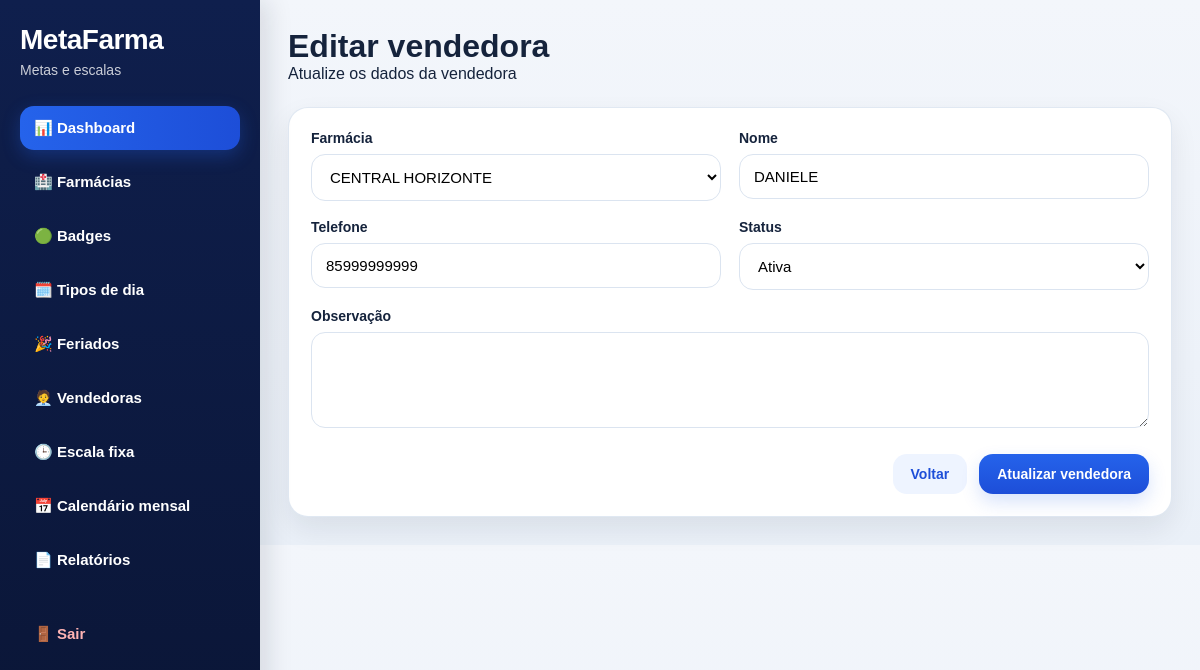
Page /vendedoras/editar/3 (signed in) on the committed database.
### app/models.py (models this page shows, shortened)
class Vendedora(db.Model):
    __tablename__ = "vendedoras"
    id = db.Column(db.Integer, primary_key=True)
    farmacia_id = db.Column(db.Integer, db.ForeignKey("farmacias.id"), nullable=False, index=True)
    nome = db.Column(db.String(120), nullable=False)
    telefone = db.Column(db.String(30), nullable=True)
    status = db.Column(db.String(20), default="ativa")
    observacao = db.Column(db.String(255), nullable=True)
    criado_em = db.Column(db.DateTime, default=agora_brasil)
    escalas = db.relationship("EscalaVendedora", backref="vendedora", lazy=True, cascade="all, delete-orphan")
    calendarios = db.relationship("CalendarioVendedora", backref="vendedora", lazy=True, cascade="all, delete-orphan")

class Farmacia(db.Model):
    __tablename__ = "farmacias"
    id = db.Column(db.Integer, primary_key=True)
    nome = db.Column(db.String(150), nullable=False)
    responsavel = db.Column(db.String(150), nullable=True)
    cidade = db.Column(db.String(100), nullable=True)
    telefone = db.Column(db.String(30), nullable=True)
    status = db.Column(db.String(20), default="ativa")
    observacao = db.Column(db.String(255), nullable=True)
    criado_em = db.Column(db.DateTime, default=agora_brasil)
    metas = db.relationship("Meta", backref="farmacia", lazy=True, cascade="all, delete-orphan")
    equipes = db.relationship("Equipe", backref="farmacia", lazy=True, cascade="all, delete-orphan")
    vendedoras = db.relationship("Vendedora", backref="farmacia", lazy=True, cascade="all, delete-orphan")
    configuracoes_dia = db.relationship("ConfiguracaoDia", backref="farmacia", lazy=True, cascade="all, delete-orphan")
    escalas_vendedoras = db.relationship("EscalaVendedora", backref="farmacia", lazy=True, cascade="all, delete-orphan")
    calendarios_vendedoras = db.relationship("CalendarioVendedora", backref="farmacia", lazy=True, cascade="all, delete-orphan")
    feriados = db.relationship("Feriado", backref="farmacia", lazy=True, cascade="all, delete-orphan")

### app/routes/vendedoras.py (the view, shortened to what this page needs)
@vendedoras_bp.route("/editar/<int:vendedora_id>", methods=["GET", "POST"])
@login_required
def editar(vendedora_id):
    vendedora = Vendedora.query.get_or_404(vendedora_id)
    farmacias = Farmacia.query.filter_by(status="ativa").order_by(Farmacia.nome.asc()).all()
    return render_template("vendedoras/editar.html", vendedora=vendedora, farmacias=farmacias)

### app/templates/vendedoras/editar.html (shortened to what this page needs)
{% extends "base.html" %}
{% block content %}
<div class="page-header">
    <div>
        <h1>Editar vendedora</h1>
        <p>Atualize os dados da vendedora</p>
    </div>
</div>
<div class="card form-card">
    <form method="POST" class="form-grid">
        <div class="form-group">
            <label>Farmácia</label>
            <select name="farmacia_id" required>
                {% for farmacia in farmacias %}
                    <option value="{{ farmacia.id }}" {% if vendedora.farmacia_id == farmacia.id %}selected{% endif %}>
                        {{ farmacia.nome }}
                    </option>
                {% endfor %}
            </select>
        </div>
        <div class="form-group">
            <label>Nome</label>
            <input type="text" name="nome" value="{{ vendedora.nome }}" required>
        </div>
        <div class="form-group">
            <label>Telefone</label>
            <input type="text" name="telefone" value="{{ vendedora.telefone or '' }}">
        </div>
        <div class="form-group">
            <label>Status</label>
            <select name="status">
                <option value="ativa" {% if vendedora.status == 'ativa' %}selected{% endif %}>Ativa</option>
            </select>
        </div>
        <div class="form-group full-width">
            <label>Observação</label>
            <textarea name="observacao" rows="4">{{ vendedora.observacao or '' }}</textarea>
        </div>
        <div class="form-actions full-width">
            <a href="{{ url_for('vendedoras.listar') }}" class="btn btn-secondary">Voltar</a>
            <button type="submit" class="btn btn-primary">Atualizar vendedora</button>
        </div>
    </form>
</div>
{% endblock %}

### app/static/css/style.css (style rules this page uses)
* { margin: 0; padding: 0; box-sizing: border-box; }
:root { --bg: #eef3f9; --sidebar: #0f1f4d; --sidebar-dark: #0a1535; --card: #ffffff; --primary: #2563eb; --primary-dark: #1d4ed8; --text: #15233c; --muted: #64748b; --border: #dbe4f0; --success: #16a34a; --danger: #dc2626; --warning: #d97706; --info-bg: #dbeafe; --info-text: #1d4ed8; --success-bg: #dcfce7; --danger-bg: #fee2e2; --warning-bg: #fef3c7; --shadow: 0 12px 28px rgba(15, 23, 42, 0.08); --shadow-soft: 0 6px 18px rgba(15, 23, 42, 0.06); --radius: 20px; }
body { font-family: Arial, Helvetica, sans-serif; background: linear-gradient(180deg, #f3f6fb 0%, #eaf0f8 100%); color: var(--text); }
a { text-decoration: none; }
.page-header { display: flex; align-items: center; justify-content: space-between; gap: 16px; margin-bottom: 24px; flex-wrap: wrap; }
.card { background: var(--card); border-radius: var(--radius); box-shadow: var(--shadow); padding: 22px; border: 1px solid rgba(219, 228, 240, 0.85); }
.form-card { max-width: 1000px; }
.form-grid { display: grid; grid-template-columns: repeat(2, minmax(220px, 1fr)); gap: 18px; }
.form-group { display: flex; flex-direction: column; gap: 8px; }
.full-width { grid-column: 1 / -1; }
label { font-size: 14px; font-weight: 700; color: var(--text); }
input, select, textarea { width: 100%; border: 1px solid var(--border); border-radius: 14px; padding: 13px 14px; outline: none; font-size: 15px; background: #fff; transition: .2s ease; }
.form-actions { display: flex; justify-content: flex-end; gap: 12px; margin-top: 8px; flex-wrap: wrap; }
.btn { border: none; border-radius: 14px; padding: 12px 18px; cursor: pointer; font-weight: 800; font-size: 14px; display: inline-flex; align-items: center; justify-content: center; transition: .2s ease; }
.btn-primary { background: linear-gradient(180deg, var(--primary) 0%, var(--primary-dark) 100%); color: #fff; box-shadow: 0 8px 18px rgba(37, 99, 235, 0.18); }
.btn-secondary { background: #eef4ff; color: var(--primary-dark); }

### rows in the picture
Vendedora: farmacia_id "CENTRAL HORIZONTE", nome "DANIELE", telefone "85999999999", status "Ativa"
